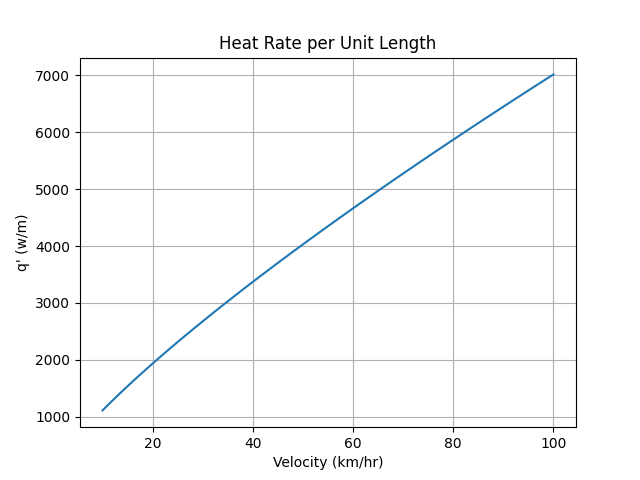

Generate this figure with Python:
import matplotlib.pyplot as plt
import numpy as np
v = np.linspace(10,100)


ro = .8485
Pr = .689
Ts = 523
Tinf = 300
k = 3.46e-2
mu = 2.34e-5
L=.15

Re = ro*v*1000/3600*L/mu

Nu = .037*Re**(4/5)*Pr**(1/3)

h = Nu*k/L

q1 = 2*h*L*(Ts-Tinf)


plt.plot(v,q1)
plt.title("Heat Rate per Unit Length")
plt.xlabel('Velocity (km/hr)')
plt.ylabel("q' (w/m)")
plt.grid()
plt.savefig('HW7_3')
plt.show()




